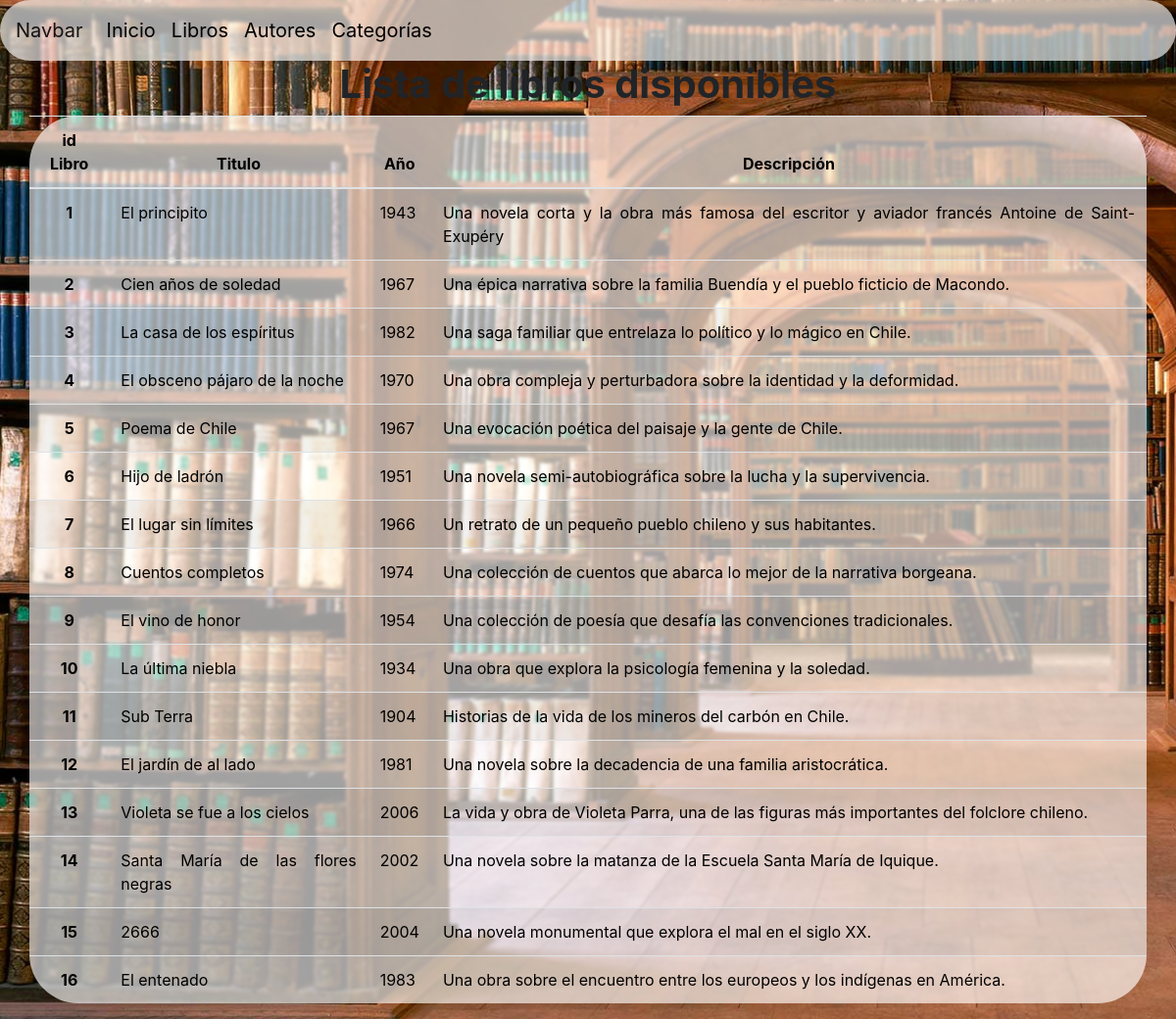
Page /catalogo/categoria_libros on the committed database.
### catalogo/models.py (models this page shows, shortened)
class Navbar(models.Model):
    id_navbar = models.AutoField(db_column="idNavbar", primary_key=True)
    nombre = models.CharField(max_length=50)
    url = models.CharField(max_length=100)

class Libro(models.Model):
    id_libro = models.AutoField(db_column="idLibro", primary_key=True)
    titulo = models.CharField(max_length=20, blank=False, null=False)
    anio = models.IntegerField()
    descripcion_libro = models.CharField(max_length=255, blank=False, null=False)

### catalogo/views.py (the view)
# urls.py: path('categoria_libros', views.categoria_libros, name="categoria_libros"),
def categoria_libros(request):
	Navbars = Navbar.objects.all()
	Libros = Libro.objects.all()
	context = {
    	"Navbars": Navbars,
       	"Libros": Libros
    }
	return render (request, 'catalogo/categoria_libros.html', context)

### catalogo/templates/catalogo/categoria_libros.html (shortened to what this page needs)
<!DOCTYPE html>
<html lang="en">
<head>
    {% load static %}
    <link rel="stylesheet" href="{% static '/assets/css/index.css' %}">
    <link rel="stylesheet" href="https://cdn.jsdelivr.net/npm/bootstrap@4.6.2/dist/css/bootstrap.min.css">
    <link href="https://unpkg.com/aos@2.3.1/dist/aos.css" rel="stylesheet">
</head>
<body style="background-image: url('{% static '/assets/images/back.jpg' %}');">
    <nav class="navbar navbar-expand-lg navbar-light trans ">
        <a class="navbar-brand" href="#">Navbar</a>
        <div class="collapse navbar-collapse" id="navbarNav">
            <ul class="navbar-nav">
                {% for Navbar in Navbars %}
              <li class="nav-item">
                <a class="nav-link"
                href="{{ Navbar.url }}" style="color: #000000">{{ Navbar.nombre }}</a>
              </li>
              {% endfor %}
              </ul>
        </div>
      </nav>
    <h1><strong>Lista de libros disponibles</strong></h1>
    <div class="container">
        <div class="row">
            <table class="table table-striped trans">
                <thead>
                    <tr>
                        <th scope="col">id Libro</th>
                        <th scope="col">Titulo</th>
                        <th scope="col">Año</th>
                        <th scope="col">Descripción</th>
                    </tr>
                </thead>
                <tbody>
                    {% for Libro in Libros %}
                    <tr>
                        <th scope="row">{{ Libro.id_libro }}</th>
                        <td>{{ Libro.titulo }}</td>
                        <td>{{ Libro.anio }}</td>
                        <td>{{ Libro.descripcion_libro }}</td>
                    </tr>
                    {% endfor %}
                </tbody>
            </table>
        </div>
    </div>
</body>
</html>

### static/assets/css/index.css (style rules this page uses)
.trans { background: rgba(255, 255, 255, 0.63); border-radius: 16px; box-shadow: 0 4px 30px rgba(0, 0, 0, 0.1); backdrop-filter: blur(1.7px); -webkit-backdrop-filter: blur(1.7px); border: 0px solid rgba(255, 255, 255, 0.86); border-radius: 50px; }
h1 { text-align: center; }
td,th { color:black; text-align: justify; }
tr { color:black; text-align: center; }
.nav-item { font-size: 20px; }
body { background-size: cover; background-repeat: no-repeat; background-attachment: fixed; }

### rows in the picture
Navbar: nombre "Inicio"
Navbar: nombre "Libros"
Navbar: nombre "Autores"
Navbar: nombre "Categorías"
Libro: id_libro "1", titulo "El principito", anio "1943", descripcion_libro "Una novela corta y la obra más famosa del escritor y aviador francés Antoine de Saint-Exupéry"
Libro: id_libro "2", titulo "Cien años de soledad", anio "1967", descripcion_libro "Una épica narrativa sobre la familia Buendía y el pueblo ficticio de Macondo."
Libro: id_libro "3", titulo "La casa de los espíritus", anio "1982", descripcion_libro "Una saga familiar que entrelaza lo político y lo mágico en Chile."
Libro: id_libro "4", titulo "El obsceno pájaro de la noche", anio "1970", descripcion_libro "Una obra compleja y perturbadora sobre la identidad y la deformidad."
Libro: id_libro "5", titulo "Poema de Chile", anio "1967", descripcion_libro "Una evocación poética del paisaje y la gente de Chile."
Libro: id_libro "6", titulo "Hijo de ladrón", anio "1951", descripcion_libro "Una novela semi-autobiográfica sobre la lucha y la supervivencia."
Libro: id_libro "7", titulo "El lugar sin límites", anio "1966", descripcion_libro "Un retrato de un pequeño pueblo chileno y sus habitantes."
Libro: id_libro "8", titulo "Cuentos completos", anio "1974", descripcion_libro "Una colección de cuentos que abarca lo mejor de la narrativa borgeana."
Libro: id_libro "9", titulo "El vino de honor", anio "1954", descripcion_libro "Una colección de poesía que desafía las convenciones tradicionales."
Libro: id_libro "10", titulo "La última niebla", anio "1934", descripcion_libro "Una obra que explora la psicología femenina y la soledad."
Libro: id_libro "11", titulo "Sub Terra", anio "1904", descripcion_libro "Historias de la vida de los mineros del carbón en Chile."
Libro: id_libro "12", titulo "El jardín de al lado", anio "1981", descripcion_libro "Una novela sobre la decadencia de una familia aristocrática."
Libro: id_libro "13", titulo "Violeta se fue a los cielos", anio "2006", descripcion_libro "La vida y obra de Violeta Parra, una de las figuras más importantes del folclore chileno."
Libro: id_libro "14", titulo "Santa María de las flores negras", anio "2002", descripcion_libro "Una novela sobre la matanza de la Escuela Santa María de Iquique."
Libro: id_libro "15", titulo "2666", anio "2004", descripcion_libro "Una novela monumental que explora el mal en el siglo XX."
Libro: id_libro "16", titulo "El entenado", anio "1983", descripcion_libro "Una obra sobre el encuentro entre los europeos y los indígenas en América."
